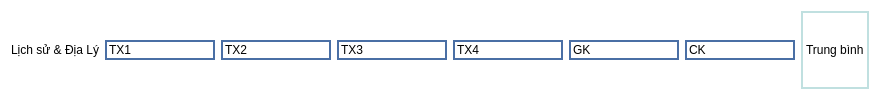
               <widget class="QWidget" name="widget_41" native="true">
                <property name="styleSheet">
                 <string notr="true">background-color: rgb(255, 255, 255);</string>
                </property>
                <layout class="QHBoxLayout" name="horizontalLayout_34">
                 <item>
                  <widget class="QLabel" name="label_51">
                   <property name="text">
                    <string>Lịch sử &amp; Địa Lý</string>
                   </property>
                  </widget>
                 </item>
                 <item>
                  <widget class="QLineEdit" name="lineEdit_171">
                   <property name="styleSheet">
                    <string notr="true">border: 2px solid #4A6FA5;</string>
                   </property>
                   <property name="text">
                    <string>TX1</string>
                   </property>
                  </widget>
                 </item>
                 <item>
                  <widget class="QLineEdit" name="lineEdit_172">
                   <property name="styleSheet">
                    <string notr="true">border: 2px solid #4A6FA5;</string>
                   </property>
                   <property name="text">
                    <string>TX2</string>
                   </property>
                  </widget>
                 </item>
                 <item>
                  <widget class="QLineEdit" name="lineEdit_173">
                   <property name="styleSheet">
                    <string notr="true">border: 2px solid #4A6FA5;</string>
                   </property>
                   <property name="text">
                    <string>TX3</string>
                   </property>
                  </widget>
                 </item>
                 <item>
                  <widget class="QLineEdit" name="lineEdit_174">
                   <property name="styleSheet">
                    <string notr="true">border: 2px solid #4A6FA5;</string>
                   </property>
                   <property name="text">
                    <string>TX4</string>
                   </property>
                  </widget>
                 </item>
                 <item>
                  <widget class="QLineEdit" name="lineEdit_175">
                   <property name="styleSheet">
                    <string notr="true">border: 2px solid #4A6FA5;</string>
                   </property>
                   <property name="text">
                    <string>GK</string>
                   </property>
                  </widget>
                 </item>
                 <item>
                  <widget class="QLineEdit" name="lineEdit_176">
                   <property name="styleSheet">
                    <string notr="true">border: 2px solid #4A6FA5;</string>
                   </property>
                   <property name="text">
                    <string>CK</string>
                   </property>
                  </widget>
                 </item>
                 <item>
                  <widget class="QLabel" name="label_52">
                   <property name="styleSheet">
                    <string notr="true">border: 2px solid #C0E0E0;</string>
                   </property>
                   <property name="text">
                    <string>Trung bình</string>
                   </property>
                  </widget>
                 </item>
                </layout>
               </widget>
